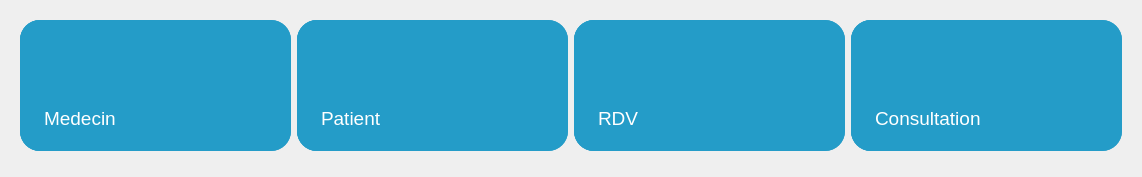
            <widget class="QWidget" name="page_5">
             <layout class="QVBoxLayout" name="verticalLayout_23">
              <item>
               <widget class="QFrame" name="frame_35">
                <property name="maximumSize">
                 <size>
                  <width>16777215</width>
                  <height>150</height>
                 </size>
                </property>
                <property name="frameShape">
                 <enum>QFrame::NoFrame</enum>
                </property>
                <property name="frameShadow">
                 <enum>QFrame::Raised</enum>
                </property>
                <layout class="QHBoxLayout" name="horizontalLayout_50">
                 <item>
                  <widget class="QFrame" name="frame_45">
                   <property name="minimumSize">
                    <size>
                     <width>271</width>
                     <height>131</height>
                    </size>
                   </property>
                   <property name="maximumSize">
                    <size>
                     <width>271</width>
                     <height>131</height>
                    </size>
                   </property>
                   <property name="styleSheet">
                    <string notr="true">background-color: rgb(36, 156, 200);
color: rgb(255, 255, 255);
border-radius: 20px;</string>
                   </property>
                   <property name="frameShape">
                    <enum>QFrame::NoFrame</enum>
                   </property>
                   <property name="frameShadow">
                    <enum>QFrame::Raised</enum>
                   </property>
                   <layout class="QHBoxLayout" name="horizontalLayout_31">
                    <property name="spacing">
                     <number>0</number>
                    </property>
                    <property name="leftMargin">
                     <number>0</number>
                    </property>
                    <property name="topMargin">
                     <number>0</number>
                    </property>
                    <property name="rightMargin">
                     <number>0</number>
                    </property>
                    <property name="bottomMargin">
                     <number>0</number>
                    </property>
                    <item>
                     <widget class="QFrame" name="frame_46">
                      <property name="minimumSize">
                       <size>
                        <width>130</width>
                        <height>131</height>
                       </size>
                      </property>
                      <property name="maximumSize">
                       <size>
                        <width>130</width>
                        <height>131</height>
                       </size>
                      </property>
                      <property name="frameShape">
                       <enum>QFrame::NoFrame</enum>
                      </property>
                      <property name="frameShadow">
                       <enum>QFrame::Raised</enum>
                      </property>
                      <layout class="QVBoxLayout" name="verticalLayout_32">
                       <property name="spacing">
                        <number>0</number>
                       </property>
                       <property name="leftMargin">
                        <number>0</number>
                       </property>
                       <property name="topMargin">
                        <number>0</number>
                       </property>
                       <property name="rightMargin">
                        <number>0</number>
                       </property>
                       <property name="bottomMargin">
                        <number>0</number>
                       </property>
                       <item>
                        <widget class="QFrame" name="frame_48">
                         <property name="frameShape">
                          <enum>QFrame::StyledPanel</enum>
                         </property>
                         <property name="frameShadow">
                          <enum>QFrame::Raised</enum>
                         </property>
                         <layout class="QHBoxLayout" name="horizontalLayout_32">
                          <property name="leftMargin">
                           <number>24</number>
                          </property>
                          <item>
                           <widget class="QLabel" name="la_nombre_medecin">
                            <property name="font">
                             <font>
                              <pointsize>16</pointsize>
                             </font>
                            </property>
                            <property name="text">
                             <string/>
                            </property>
                           </widget>
                          </item>
                         </layout>
                        </widget>
                       </item>
                       <item>
                        <widget class="QFrame" name="frame_49">
                         <property name="frameShape">
                          <enum>QFrame::StyledPanel</enum>
                         </property>
                         <property name="frameShadow">
                          <enum>QFrame::Raised</enum>
                         </property>
                         <layout class="QHBoxLayout" name="horizontalLayout_36">
                          <property name="leftMargin">
                           <number>24</number>
                          </property>
                          <property name="rightMargin">
                           <number>12</number>
                          </property>
                          <item>
                           <widget class="QLabel" name="label_33">
                            <property name="font">
                             <font>
                              <pointsize>14</pointsize>
                             </font>
                            </property>
                            <property name="text">
                             <string>Medecin</string>
                            </property>
                           </widget>
                          </item>
                         </layout>
                        </widget>
                       </item>
                      </layout>
                     </widget>
                    </item>
                    <item>
                     <widget class="QFrame" name="frame_47">
                      <property name="minimumSize">
                       <size>
                        <width>141</width>
                        <height>131</height>
                       </size>
                      </property>
                      <property name="maximumSize">
                       <size>
                        <width>141</width>
                        <height>131</height>
                       </size>
                      </property>
                      <property name="frameShape">
                       <enum>QFrame::StyledPanel</enum>
                      </property>
                      <property name="frameShadow">
                       <enum>QFrame::Raised</enum>
                      </property>
                      <layout class="QHBoxLayout" name="horizontalLayout_37">
                       <item>
                        <widget class="QLabel" name="label_32">
                         <property name="text">
                          <string/>
                         </property>
                         <property name="pixmap">
                          <pixmap>:/ICON/1021799.png</pixmap>
                         </property>
                         <property name="scaledContents">
                          <bool>true</bool>
                         </property>
                        </widget>
                       </item>
                      </layout>
                     </widget>
                    </item>
                   </layout>
                  </widget>
                 </item>
                 <item>
                  <widget class="QFrame" name="frame_50">
                   <property name="minimumSize">
                    <size>
                     <width>271</width>
                     <height>131</height>
                    </size>
                   </property>
                   <property name="maximumSize">
                    <size>
                     <width>271</width>
                     <height>131</height>
                    </size>
                   </property>
                   <property name="styleSheet">
                    <string notr="true">background-color: rgb(36, 156, 200);
color: rgb(255, 255, 255);
border-radius: 20px;</string>
                   </property>
                   <property name="frameShape">
                    <enum>QFrame::NoFrame</enum>
                   </property>
                   <property name="frameShadow">
                    <enum>QFrame::Raised</enum>
                   </property>
                   <layout class="QHBoxLayout" name="horizontalLayout_38">
                    <property name="spacing">
                     <number>0</number>
                    </property>
                    <property name="leftMargin">
                     <number>0</number>
                    </property>
                    <property name="topMargin">
                     <number>0</number>
                    </property>
                    <property name="rightMargin">
                     <number>0</number>
                    </property>
                    <property name="bottomMargin">
                     <number>0</number>
                    </property>
                    <item>
                     <widget class="QFrame" name="frame_51">
                      <property name="minimumSize">
                       <size>
                        <width>130</width>
                        <height>131</height>
                       </size>
                      </property>
                      <property name="maximumSize">
                       <size>
                        <width>130</width>
                        <height>131</height>
                       </size>
                      </property>
                      <property name="frameShape">
                       <enum>QFrame::NoFrame</enum>
                      </property>
                      <property name="frameShadow">
                       <enum>QFrame::Raised</enum>
                      </property>
                      <layout class="QVBoxLayout" name="verticalLayout_33">
                       <property name="spacing">
                        <number>0</number>
                       </property>
                       <property name="leftMargin">
                        <number>0</number>
                       </property>
                       <property name="topMargin">
                        <number>0</number>
                       </property>
                       <property name="rightMargin">
                        <number>0</number>
                       </property>
                       <property name="bottomMargin">
                        <number>0</number>
                       </property>
                       <item>
                        <widget class="QFrame" name="frame_52">
                         <property name="frameShape">
                          <enum>QFrame::StyledPanel</enum>
                         </property>
                         <property name="frameShadow">
                          <enum>QFrame::Raised</enum>
                         </property>
                         <layout class="QHBoxLayout" name="horizontalLayout_39">
                          <property name="leftMargin">
                           <number>24</number>
                          </property>
                          <item>
                           <widget class="QLabel" name="la_nombre_patient">
                            <property name="font">
                             <font>
                              <pointsize>16</pointsize>
                             </font>
                            </property>
                            <property name="text">
                             <string/>
                            </property>
                           </widget>
                          </item>
                         </layout>
                        </widget>
                       </item>
                       <item>
                        <widget class="QFrame" name="frame_53">
                         <property name="frameShape">
                          <enum>QFrame::StyledPanel</enum>
                         </property>
                         <property name="frameShadow">
                          <enum>QFrame::Raised</enum>
                         </property>
                         <layout class="QHBoxLayout" name="horizontalLayout_40">
                          <property name="leftMargin">
                           <number>24</number>
                          </property>
                          <property name="rightMargin">
                           <number>12</number>
                          </property>
                          <item>
                           <widget class="QLabel" name="label_34">
                            <property name="font">
                             <font>
                              <pointsize>14</pointsize>
                             </font>
                            </property>
                            <property name="text">
                             <string>Patient</string>
                            </property>
                           </widget>
                          </item>
                         </layout>
                        </widget>
                       </item>
                      </layout>
                     </widget>
                    </item>
                    <item>
                     <widget class="QFrame" name="frame_54">
                      <property name="minimumSize">
                       <size>
                        <width>141</width>
                        <height>131</height>
                       </size>
                      </property>
                      <property name="maximumSize">
                       <size>
                        <width>141</width>
                        <height>131</height>
                       </size>
                      </property>
                      <property name="frameShape">
                       <enum>QFrame::StyledPanel</enum>
                      </property>
                      <property name="frameShadow">
                       <enum>QFrame::Raised</enum>
                      </property>
                      <layout class="QHBoxLayout" name="horizontalLayout_41">
                       <item>
                        <widget class="QLabel" name="label_35">
                         <property name="text">
                          <string/>
                         </property>
                         <property name="pixmap">
                          <pixmap>:/ICON/patient-icon-9.png</pixmap>
                         </property>
                         <property name="scaledContents">
                          <bool>true</bool>
                         </property>
                        </widget>
                       </item>
                      </layout>
                     </widget>
                    </item>
                   </layout>
                  </widget>
                 </item>
                 <item>
                  <widget class="QFrame" name="frame_55">
                   <property name="minimumSize">
                    <size>
                     <width>271</width>
                     <height>131</height>
                    </size>
                   </property>
                   <property name="maximumSize">
                    <size>
                     <width>271</width>
                     <height>131</height>
                    </size>
                   </property>
                   <property name="styleSheet">
                    <string notr="true">background-color: rgb(36, 156, 200);
color: rgb(255, 255, 255);
border-radius: 20px;</string>
                   </property>
                   <property name="frameShape">
                    <enum>QFrame::NoFrame</enum>
                   </property>
                   <property name="frameShadow">
                    <enum>QFrame::Raised</enum>
                   </property>
                   <layout class="QHBoxLayout" name="horizontalLayout_42">
                    <property name="spacing">
                     <number>0</number>
                    </property>
                    <property name="leftMargin">
                     <number>0</number>
                    </property>
                    <property name="topMargin">
                     <number>0</number>
                    </property>
                    <property name="rightMargin">
                     <number>0</number>
                    </property>
                    <property name="bottomMargin">
                     <number>0</number>
                    </property>
                    <item>
                     <widget class="QFrame" name="frame_56">
                      <property name="minimumSize">
                       <size>
                        <width>130</width>
                        <height>131</height>
                       </size>
                      </property>
                      <property name="maximumSize">
                       <size>
                        <width>130</width>
                        <height>131</height>
                       </size>
                      </property>
                      <property name="frameShape">
                       <enum>QFrame::NoFrame</enum>
                      </property>
                      <property name="frameShadow">
                       <enum>QFrame::Raised</enum>
                      </property>
                      <layout class="QVBoxLayout" name="verticalLayout_34">
                       <property name="spacing">
                        <number>0</number>
                       </property>
                       <property name="leftMargin">
                        <number>0</number>
                       </property>
                       <property name="topMargin">
                        <number>0</number>
                       </property>
                       <property name="rightMargin">
                        <number>0</number>
                       </property>
                       <property name="bottomMargin">
                        <number>0</number>
                       </property>
                       <item>
                        <widget class="QFrame" name="frame_57">
                         <property name="frameShape">
                          <enum>QFrame::StyledPanel</enum>
                         </property>
                         <property name="frameShadow">
                          <enum>QFrame::Raised</enum>
                         </property>
                         <layout class="QHBoxLayout" name="horizontalLayout_43">
                          <property name="leftMargin">
                           <number>24</number>
                          </property>
                          <item>
                           <widget class="QLabel" name="la_nombre_rdv">
                            <property name="font">
                             <font>
                              <pointsize>16</pointsize>
                             </font>
                            </property>
                            <property name="text">
                             <string/>
                            </property>
                           </widget>
                          </item>
                         </layout>
                        </widget>
                       </item>
                       <item>
                        <widget class="QFrame" name="frame_58">
                         <property name="frameShape">
                          <enum>QFrame::StyledPanel</enum>
                         </property>
                         <property name="frameShadow">
                          <enum>QFrame::Raised</enum>
                         </property>
                         <layout class="QHBoxLayout" name="horizontalLayout_44">
                          <property name="leftMargin">
                           <number>24</number>
                          </property>
                          <property name="rightMargin">
                           <number>12</number>
                          </property>
                          <item>
                           <widget class="QLabel" name="label_36">
                            <property name="font">
                             <font>
                              <pointsize>14</pointsize>
                             </font>
                            </property>
                            <property name="text">
                             <string>RDV</string>
                            </property>
                           </widget>
                          </item>
                         </layout>
                        </widget>
                       </item>
                      </layout>
                     </widget>
                    </item>
                    <item>
                     <widget class="QFrame" name="frame_59">
                      <property name="minimumSize">
                       <size>
                        <width>141</width>
                        <height>131</height>
                       </size>
                      </property>
                      <property name="maximumSize">
                       <size>
                        <width>141</width>
                        <height>131</height>
                       </size>
                      </property>
                      <property name="frameShape">
                       <enum>QFrame::StyledPanel</enum>
                      </property>
                      <property name="frameShadow">
                       <enum>QFrame::Raised</enum>
                      </property>
                      <layout class="QHBoxLayout" name="horizontalLayout_45">
                       <item>
                        <widget class="QLabel" name="label_37">
                         <property name="text">
                          <string/>
                         </property>
                         <property name="pixmap">
                          <pixmap>:/ICON/patient-icon-25.png</pixmap>
                         </property>
                         <property name="scaledContents">
                          <bool>true</bool>
                         </property>
                        </widget>
                       </item>
                      </layout>
                     </widget>
                    </item>
                   </layout>
                  </widget>
                 </item>
                 <item>
                  <widget class="QFrame" name="frame_60">
                   <property name="minimumSize">
                    <size>
                     <width>271</width>
                     <height>131</height>
                    </size>
                   </property>
                   <property name="maximumSize">
                    <size>
                     <width>271</width>
                     <height>131</height>
                    </size>
                   </property>
                   <property name="styleSheet">
                    <string notr="true">background-color: rgb(36, 156, 200);
color: rgb(255, 255, 255);
border-radius: 20px;</string>
                   </property>
                   <property name="frameShape">
                    <enum>QFrame::NoFrame</enum>
                   </property>
                   <property name="frameShadow">
                    <enum>QFrame::Raised</enum>
                   </property>
                   <layout class="QHBoxLayout" name="horizontalLayout_46">
                    <property name="spacing">
                     <number>0</number>
                    </property>
                    <property name="leftMargin">
                     <number>0</number>
                    </property>
                    <property name="topMargin">
                     <number>0</number>
                    </property>
                    <property name="rightMargin">
                     <number>0</number>
                    </property>
                    <property name="bottomMargin">
                     <number>0</number>
                    </property>
                    <item>
                     <widget class="QFrame" name="frame_61">
                      <property name="minimumSize">
                       <size>
                        <width>130</width>
                        <height>131</height>
                       </size>
                      </property>
                      <property name="maximumSize">
                       <size>
                        <width>130</width>
                        <height>131</height>
                       </size>
                      </property>
                      <property name="frameShape">
                       <enum>QFrame::NoFrame</enum>
                      </property>
                      <property name="frameShadow">
                       <enum>QFrame::Raised</enum>
                      </property>
                      <layout class="QVBoxLayout" name="verticalLayout_35">
                       <property name="spacing">
                        <number>0</number>
                       </property>
                       <property name="leftMargin">
                        <number>0</number>
                       </property>
                       <property name="topMargin">
                        <number>0</number>
                       </property>
                       <property name="rightMargin">
                        <number>0</number>
                       </property>
                       <property name="bottomMargin">
                        <number>0</number>
                       </property>
                       <item>
                        <widget class="QFrame" name="frame_62">
                         <property name="frameShape">
                          <enum>QFrame::StyledPanel</enum>
                         </property>
                         <property name="frameShadow">
                          <enum>QFrame::Raised</enum>
                         </property>
                         <layout class="QHBoxLayout" name="horizontalLayout_47">
                          <property name="leftMargin">
                           <number>24</number>
                          </property>
                          <item>
                           <widget class="QLabel" name="la_nombre_consultation">
                            <property name="font">
                             <font>
                              <pointsize>16</pointsize>
                             </font>
                            </property>
                            <property name="text">
                             <string/>
                            </property>
                           </widget>
                          </item>
                         </layout>
                        </widget>
                       </item>
                       <item>
                        <widget class="QFrame" name="frame_63">
                         <property name="frameShape">
                          <enum>QFrame::StyledPanel</enum>
                         </property>
                         <property name="frameShadow">
                          <enum>QFrame::Raised</enum>
                         </property>
                         <layout class="QHBoxLayout" name="horizontalLayout_48">
                          <property name="leftMargin">
                           <number>24</number>
                          </property>
                          <property name="rightMargin">
                           <number>0</number>
                          </property>
                          <item>
                           <widget class="QLabel" name="label_38">
                            <property name="font">
                             <font>
                              <pointsize>14</pointsize>
                             </font>
                            </property>
                            <property name="text">
                             <string>Consultation</string>
                            </property>
                           </widget>
                          </item>
                         </layout>
                        </widget>
                       </item>
                      </layout>
                     </widget>
                    </item>
                    <item>
                     <widget class="QFrame" name="frame_64">
                      <property name="minimumSize">
                       <size>
                        <width>141</width>
                        <height>131</height>
                       </size>
                      </property>
                      <property name="maximumSize">
                       <size>
                        <width>141</width>
                        <height>131</height>
                       </size>
                      </property>
                      <property name="frameShape">
                       <enum>QFrame::StyledPanel</enum>
                      </property>
                      <property name="frameShadow">
                       <enum>QFrame::Raised</enum>
                      </property>
                      <layout class="QHBoxLayout" name="horizontalLayout_49">
                       <item>
                        <widget class="QLabel" name="label_39">
                         <property name="text">
                          <string/>
                         </property>
                         <property name="pixmap">
                          <pixmap>:/ICON/consultation-400x400.png</pixmap>
                         </property>
                         <property name="scaledContents">
                          <bool>true</bool>
                         </property>
                        </widget>
                       </item>
                      </layout>
                     </widget>
                    </item>
                   </layout>
                  </widget>
                 </item>
                </layout>
               </widget>
              </item>
              <item>
               <widget class="QFrame" name="frame_44">
                <property name="frameShape">
                 <enum>QFrame::StyledPanel</enum>
                </property>
                <property name="frameShadow">
                 <enum>QFrame::Raised</enum>
                </property>
               </widget>
              </item>
             </layout>
            </widget>
